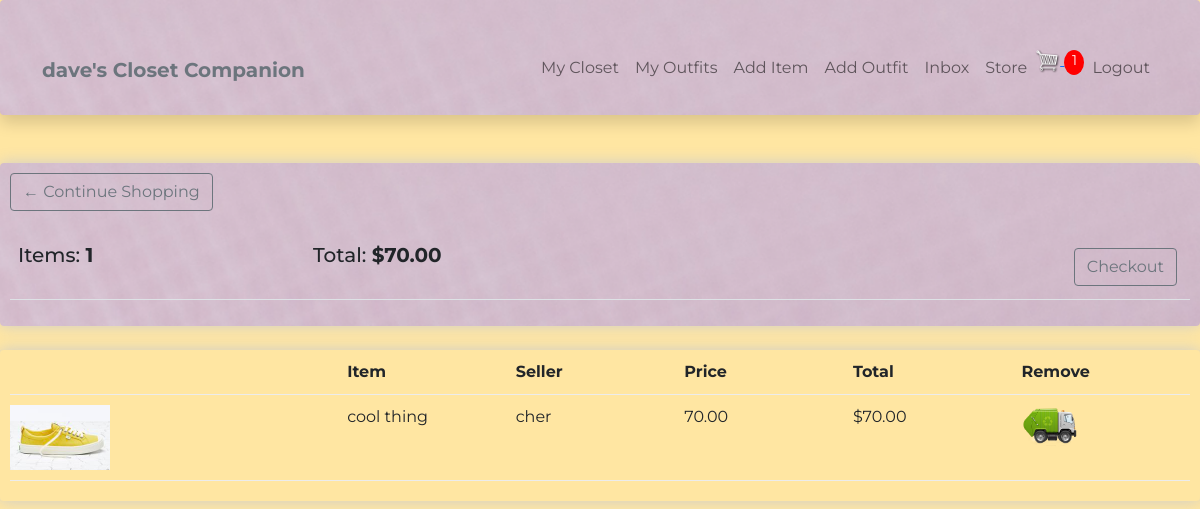
The app's page /store/cart/ (signed in) with its own data.
### user/models.py (models this page shows)
class Profile(models.Model):
    user = models.OneToOneField(
        User, on_delete=models.CASCADE, null=True, blank=True)
    name = models.CharField(max_length=200, blank=True, null=True)
    email = models.EmailField(max_length=500, blank=True, null=True)
    username = models.CharField(max_length=200, blank=True, null=True)
    created = models.DateTimeField(auto_now_add=True)
    id = models.UUIDField(default=uuid.uuid4, unique=True,
                          primary_key=True, editable=False)
    def __str__(self):
        return str(self.username)

### store/models.py (models this page shows, shortened)
class Order(models.Model):
    customer = models.ForeignKey(Profile, on_delete=models.CASCADE, null=True, blank=True)
    date_ordered = models.DateTimeField(auto_now_add=True)
    complete = models.BooleanField(default=False)
    transaction_id = models.CharField(max_length=100, null=True)
    @property
    def get_cart_total(self):
        orderitems = self.orderitem_set.all()
        total = sum([item.get_total for item in orderitems])
        return total
    @property
    def get_cart_items(self):
        orderitems = self.orderitem_set.all()
        total = sum([item.quantity for item in orderitems])
        return total

class OrderItem(models.Model):
    item = models.ForeignKey(Item, on_delete = models.SET_NULL, null=True)
    order = models.ForeignKey(Order, on_delete=models.SET_NULL, null=True)
    quantity = models.IntegerField(default=0, null=True, blank=True)
    date_added = models.DateTimeField(auto_now_add=True)
    @property
    def get_total(self):
        total = self.item.price * self.quantity
        return total

### wardrobe/models.py (models this page shows, shortened)
class Item(models.Model):
    top = 'top'
    bottom = 'bottom'
    dress = 'dress'
    shoe = 'shoe'
    outerwear = 'outerwear'
    handbag = 'handbag'
    other = 'other'
    item_type = [
        (top, 'top'),
        (bottom, 'bottom'),
        (dress, 'dress'),
        (shoe, 'shoe'),
        (outerwear, 'outerwear'),
        (handbag, 'handbag'),
        (other, 'other'),
    ]
    owner = models.ForeignKey(Profile, null=True, blank=True, on_delete=models.CASCADE)
    name = models.CharField(max_length=100)
    description = models.TextField(max_length=300, blank=True, null=True)
    type = models.CharField(max_length=100, choices = item_type, default=shoe)
    image = ResizedImageField(size=[200, 200], upload_to="images")
    sell = models.BooleanField(default=False)
    price = models.DecimalField(max_digits=7, decimal_places=2, blank=True, null=True)
    tags = models.ManyToManyField('Tag', blank=True)
    created = models.DateTimeField(auto_now_add=True)
    id = models.UUIDField(default=uuid.uuid4, unique=True, primary_key=True, editable=False)
    @property
    def imageURL(self):
        try:
            url = self.image.url
        except:
            url = ''
        return url

### store/views.py (the view)
# urls.py: path('cart/', views.cart, name="cart"),
@login_required(login_url="login")
def cart(request):
    data = cartData(request)
    cartItems = data['cartItems']
    order = data['order']
    orderItems = data['orderItems']
    context = {'orderItems': orderItems, 'order': order, 'cartItems': cartItems}
    return render(request, 'store/cart.html', context)

### store/utils.py (called while the page is built)
def cartData(request):
	if request.user.is_authenticated:
		customer = request.user.profile
		order, created = Order.objects.get_or_create(customer=customer, complete=False)
		orderItems = order.orderitem_set.all()
		cartItems = order.get_cart_items
	else:
		return redirect('login')
	return {'cartItems': cartItems ,'order': order, 'orderItems': orderItems}

### store/templates/store/cart.html (shortened to what this page needs)
{% extends 'main.html' %}
{% load static %}
{% block content %}
<div class="row">
    <div class="col-lg-12">
        <div class="box-element texture">
            <a href="{% url 'store' %}" class="btn btn-outline-secondary">&#x2190; Continue Shopping</a>
            <br>
            <br>
            <table class="table">
                <tr>
                    <th><h5>Items: <strong>{{order.get_cart_items}}</strong></h5></th>
                    <th><h5>Total: <strong>${{order.get_cart_total|floatformat:2}}</strong></h5></th>
                    <th>
                        <a style="float:right; margin: 5px" class="btn btn-outline-secondary" href="{% url 'checkout' %}">Checkout</a>
                    </th>
                </tr>
            </table>
        </div>
        <br>
        <div class="box-element">
            <div class="cart-row">
                <div style="flex:2"></div>
                <div style="flex:1"><strong>Item</strong></div>
                <div style="flex:1"><strong>Seller</strong></div>
                <div style="flex:1"><strong>Price</strong></div>
                <div style="flex:1"><strong>Total</strong></div>
                <div style="flex:1"><strong>Remove</strong></div>
            </div>
            {% for orderItem in orderItems %}
            <div class="cart-row">
                <div style="flex:2"><img class="row-image" src="{{orderItem.item.imageURL}}"></div>
                <div class="stretch" style="flex:1">{{orderItem.item.name}}</div>
                <div style="flex:1">{{orderItem.item.owner}}</div>
                <div style="flex:1">{{orderItem.item.price|floatformat:2}}</div>
                <div style="flex:1">${{orderItem.get_total}}</div>
                <div style="flex:1">
                    <div class="quantity">
                        <img data-product="{{orderItem.item.id}}" data-action = "remove" src="{% static 'images/truck.png' %}" class="chg-quantity update-cart">
                    </div>
                </div>
            </div>
            {% endfor %}
        </div>
    </div>
</div>
{% endblock %}

### templates/navbar.html (shortened to what this page needs)
{% load static %}
<nav class="navbar navbar-expand-lg navbar-light pt-5 pb-4 shadow p-3 mb-5 bg-body rounded texture">
    <div class="container-lg">
        <a class="navbar-brand" href="/">
        {% if request.user.is_authenticated %}
        <span class="text-secondary fw-bold">
            {{request.user.profile.username}}'s Closet Companion
        </span>
        </a>
        {% else %}
        <a class="navbar-brand" href="/">
        <span class="text-secondary fw-bold">
            Closet Companion
        </span>
        </a>
        {% endif %}
        <div class="collapse navbar-collapse justify-content-end align-center" id="main-nav">
        {% if request.user.is_authenticated %}
        <ul class="navbar-nav">
            <li class="nav-item">
            <a class="nav-link" href="{% url 'items' %}">My Closet</a></span>
            </li>
            <li class="nav-item">
            <a class="nav-link" href="{% url 'outfits' %}">My Outfits</a></span>
            </li>
            <li class="nav-item d-none d-md-inline">
            <a class="nav-link" href="{% url 'create-item' %}">Add Item</a>
            </li>
            <li class="nav-item d-none d-md-inline">
            <a class="nav-link" href="{% url 'create-outfit' %}">Add Outfit</a>
            </li>
            <li class="nav-item">
            <a class="nav-link" href="{% url 'inbox' %}">Inbox</a>
            </li>
            <li class="nav-item d-none d-md-inline">
            <a class="nav-link" href="{% url 'store' %}">Store</a>
            </li>
            <div>
                <a href="{% url 'cart' %}">
                <img class="menu-icon" width="30px" id='cart-icon' src="{% static 'images/cart.png' %}" alt="">
                </a>
                {% if cartItems %}
                <p id="cart-total">{{cartItems}}</p>
                {% else %}
                <p></p>
                {% endif %}
            </div>
            <li class="nav-item">
            <a class="nav-link" href="{% url 'logout' %}">Logout</a>
            </li>
        </ul>
        {% endif %}
        </div>
    </div>
</nav>

### static/css/wardrobe.css (style rules this page uses)
:root { --yellow: #ffe6a2; }
body { background-color: #ffe6a2; font-family: 'Montserrat', sans-serif; }
.texture { background-image: url('/static/images/texture1.png'); background-repeat: no-repeat; background-size: cover; }
.box-element { box-shadow: hsl(0, 0%, 80%) 0 0 16px; border-radius: 4px; padding: 10px; }
.menu-icon { display: inline-block; }
#cart-icon { width: 25px; display: inline-block; align-items: center; }
.cart-row { display: flex; align-items: flex-stretch; padding-bottom: 10px; margin-bottom: 10px; border-bottom: 1px solid #ececec; }
#cart-total { display: inline-block; text-align: center; background-color: red; color: #fff; border-radius: 50%; font-size: 14px; width: 20px; height: 25px; }
.row-image { width: 100px; }
.quantity { display: inline-block; font-weight: 700; padding-right: 10px; }
.chg-quantity { width: 60px; cursor: pointer; display: block; transition: 0.1s; }

### records on screen
Order: get_cart_items "1", get_cart_total "70.00"
OrderItem: item.imageURL (picture), item.name "cool thing", item.owner "cher", item.price "70.00", get_total "70.00"

### other values on screen
{{ request.user.profile.username }} "dave"
{{ cartItems }} "1"
